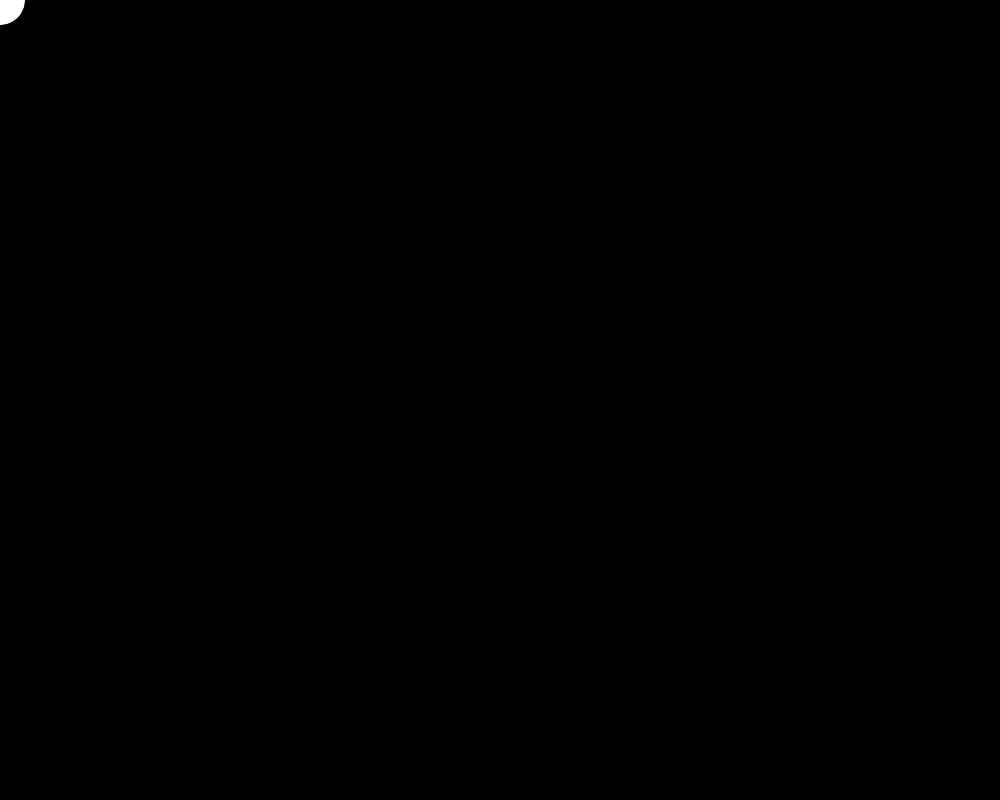
Frame 1 (no input)
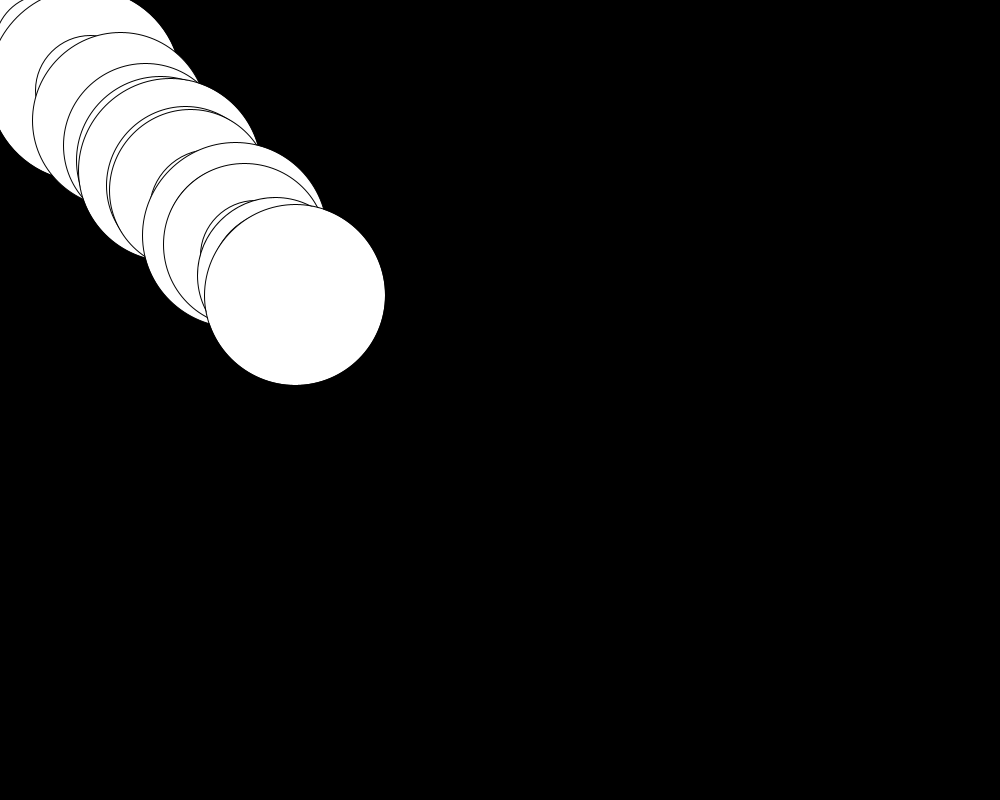
Frame 60 (the mouse pressed at the canvas centre just before this capture)
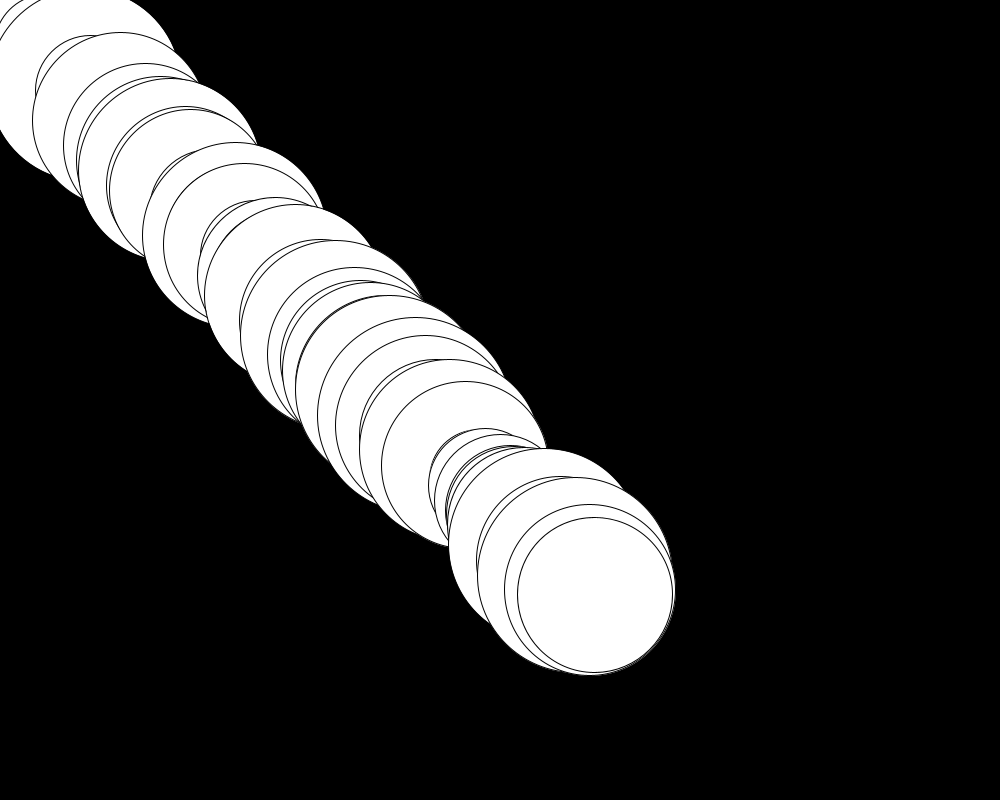
Frame 120 (the mouse held since frame 60 and released just before this capture)

The Processing sketch that drew these frames (run headless with seeded random() and noise(); from frame 60 on, the mouse is pressed at the canvas centre):

// Processing sketch: Bounciing_Ball
// ── Bounciing_Ball.pde
float circleHeight = 0; //y value of ellipse
float circleX = 0; //x value of ellipse
float circleDirectionX = 5; //x speed/direction
float circleDirectionY = 5; //y speed/direction
float circleSize = 50; //size of circle
void setup()
{
  background(0);
  size(1000, 800);
}


void draw()
{
  ellipse(circleX, circleHeight, circleSize, circleSize);
  
  //Change the y value by taking the circleHeight and adding the y direction to it
  circleHeight = (circleHeight + circleDirectionY);
  //Changing x value by adding x direction to circleX
  circleX = circleX +circleDirectionX;
  
  //If the circle hits the bottom or top of the screen
  if(circleHeight == height || circleHeight == 0)
  {
    //Choose a random color and "bounce" off the edge by changing the yDirection to negative
    fill(random(0,255),random(0,255), random(0,255));
    circleDirectionY = circleDirectionY * -1;
  }
  //If the circle hits the right or left side of the screen
  if(circleX == width || circleX == 0)
  {
    //Choose a random color and "bounce" off the edge by changing the xDirection to negative
    fill(random(0,255),random(0,255), random(0,255));
    circleDirectionX = circleDirectionX * -1;
  }
  circleSize = random(50,200);
}
